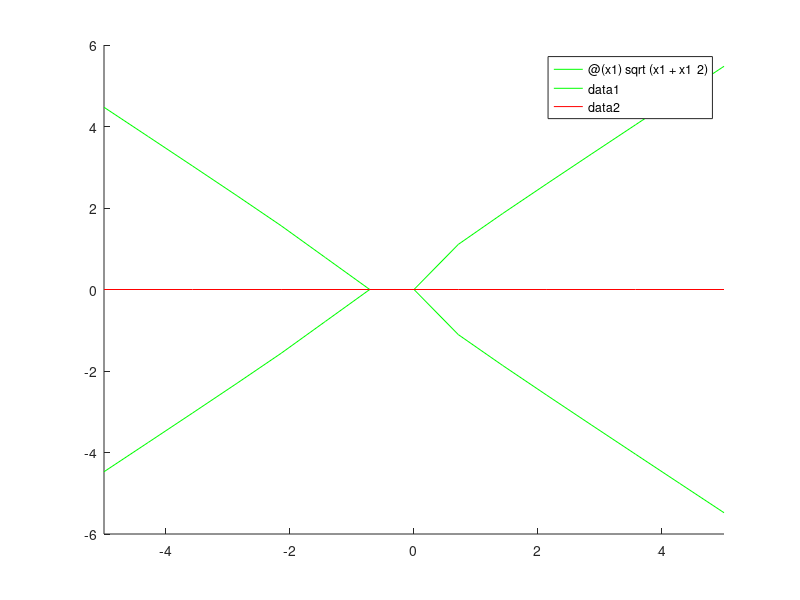

This chart was generated by the following MATLAB code: (Note: this script raises an error after producing the figure.)
function Paul1c
clc
clear all
% close all
format long

%% Choose a value of 'a'.
a=0.5;

%% Choose a fixed point that you want to investigate.
% x1_fp=0;                  x2_fp=0;
x1_fp=-1;                 x2_fp=0;

% apart from those two fixed points, you can find situations with one more 
% fixed point at positive x1, and situation with one fp at positive x1 and 
% two more for negative x1. 
%% plot nullclines
x1_start = -5;
x1_end = 5;
x2_start = -5;
x2_end = 5;

figure(1); hold on
fplot(@(x1) sqrt(x1+x1^2), [x1_start, x1_end], 'g');
fplot(@(x1) -1*sqrt(x1+x1^2), [x1_start, x1_end], 'g');
fplot(@(x1) 0, [x1_start, x1_end], 'r');
fplot(@(x1) -1*(1+x1)/(a*x1), [x1_start, x1_end], 'r');
xlim([x1_start x1_end]);
ylim([x2_start x2_end]);

delta=4*a^6-27*a^8; % To determine how many fixed point we will have more.
if (delta>0)
    %% We have three more fixed points
    x1_fp=real(calFirstX1_fp(a));
    x2_fp=-(1+x1_fp)/(a*x1_fp);
    
%     x1_fp=real(calSecondX1_fp(a));
%     x2_fp=-(1+x1_fp)/(a*x1_fp);
    
%     x1_fp=real(calThirdX1_fp(a)); 
%     x2_fp=-(1+x1_fp)/(a*x1_fp);
elseif (delta<0)
    %% We have one more fixed point
    x1_fp=calFirstX1_fp(a);
    x2_fp=-(1+x1_fp)/(a*x1_fp);
else    
    %% You will get multiple roots, i.e. the same values of fixed point.
    x1_fp=real(calFirstX1_fp(a));
    x2_fp=-(1+x1_fp)/(a*x1_fp);
    
%     x1_fp=real(calSecondX1_fp(a));
%     x2_fp=-(1+x1_fp)/(a*x1_fp);
%     
%     x1_fp=real(calThirdX1_fp(a));
%     x2_fp=-(1+x1_fp)/(a*x1_fp);    
end


%% Eigenvalues
A=[x2_fp+a*x2_fp^2  1+x1_fp+2*a*x1_fp*x2_fp;
   -1-2*x1_fp       2*x2_fp];
lambda = eig(A)

%% Specify range around the fixed point
x1min=x1_fp-1;
x1max=x1_fp+1;
x2min=x2_fp-1;
x2max=x2_fp+1;


figure(1)
hold on
%% Plot velocity field
[X1,X2] = meshgrid(linspace(x1min,x1max,10),linspace(x2min,x2max,10));
quiver(X1,X2,DX1(X1,X2,a),DX2(X1,X2),'b')

%% Plot trajectory
% [T,Y] = ode45(@(t,y) d_system(t,y,a),[0 100],[-0.5 0.7]);
% plot(Y(:,1),Y(:,2),'r');

end

function x1_fp=calThirdX1_fp(a)
    tmp=(9*a^2+sqrt(3)*sqrt(-4*a^3+27*a^4))^(1/3);
    x1_fp=-((1-1i*sqrt(3))/(2^(2/3)*3^(1/3)*tmp))-(((1+1i*sqrt(3))*tmp)/(2*2^(1/3)*3^(2/3)*a));
end

function x1_fp=calSecondX1_fp(a)
    tmp=(9*a^2+sqrt(3)*sqrt(-4*a^3+27*a^4))^(1/3);
    x1_fp=-((1+1i*sqrt(3))/(2^(2/3)*3^(1/3)*tmp))-(((1-1i*sqrt(3))*tmp)/(2*2^(1/3)*3^(2/3)*a));
end

function x1_fp=calFirstX1_fp(a)
    x1_fp=(((2/3)^(1/3))/((9*a^2+sqrt(3)*sqrt(-4*a^3+27*a^4))^(1/3)))+(((9*a^2+sqrt(3)*sqrt(-4*a^3+27*a^4))^(1/3))/((2^(1/3))*(3^(2/3))*a));
end

function val=DX1(X1,X2,a)
    val=X2+X1.*X2+a.*X1.*X2.^2;
end

function val=DX2(X1,X2)
    val=-X1-X1.^2+X2.^2;
end

function dy=d_system(t,y,a)
    dy=zeros(2,1);
    
    dy(1)=DX1(y(1),y(2),a);
    dy(2)=DX2(y(1),y(2));
end